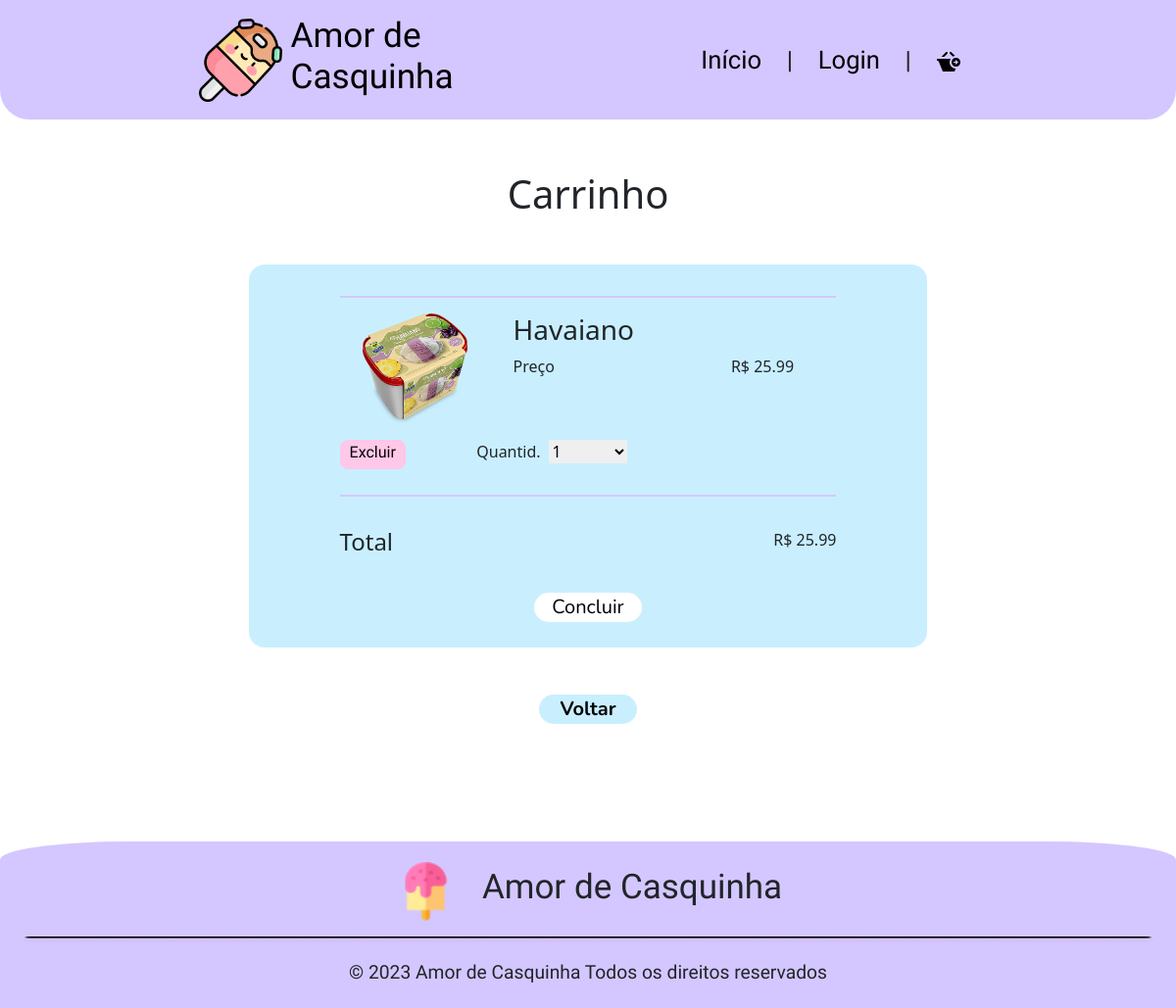
The page /app/view/carrinho.php?add=1 on the database its author committed.
### tables this page shows
CREATE TABLE `variacaoproduto` (
  `idVariacao` int(11) NOT NULL,
  `desativado` tinyint(4) DEFAULT 0,
  `nomeVariacao` varchar(255) NOT NULL,
  `precoVariacao` decimal(10,2) NOT NULL,
  `fotoVariacao` varchar(255) NOT NULL,
  `idProduto` int(11) NOT NULL
);

### app/config/database.php (called while the page is built, shortened)
<?php
    class Database {
        private $host;
        private $db;
        private $user;
        private $pass;
        private $charset;
        private $conn;
        public function __construct() {
            $env = file_get_contents(__DIR__."/.env");
            $lines = explode("\n",$env);
            $this->host = 'localhost';
            $this->db = 'db_sorveteria';
            $this->user = 'root';
            $this->pass = '';
            $this->charset = 'utf8mb4';
        }
        public function getConnection() {
            $dsn = "mysql:host={$this->host};dbname={$this->db};charset={$this->charset}";
            $options = [
                PDO::ATTR_ERRMODE            => PDO::ERRMODE_EXCEPTION,
                PDO::ATTR_DEFAULT_FETCH_MODE => PDO::FETCH_ASSOC,
                PDO::ATTR_EMULATE_PREPARES   => false,
            ];
            try {
                $this->conn = new PDO($dsn, $this->user, $this->pass, $options);
            } catch (PDOException $e) {
                throw new PDOException($e->getMessage(), (int)$e->getCode());
            }
            return $this->conn;
        }
}

### app/controller/carrinhoController.php (called while the page is built, shortened)
<?php
require_once '../model/Carrinho.php';
class CarrinhoController {
    private $carrinho;
    public function __construct() {
        $this->carrinho = new Carrinho();
    }
    public function adicionarProduto($variacaoId) {
        try {
            $this->carrinho->addProduto($variacaoId);
        } catch (Exception $e) {
            echo $e->getMessage();
        }
    }
    public function listarCarrinho() {
        return $this->carrinho->listarCarrinho();
    }
    public function calcularTotal() {
        return $this->carrinho->getTotal();
    }
}
?>

### app/view/carrinho.php (the view, shortened to what this page needs)
<?php
require_once '../controller/carrinhoController.php';
$carrinhoController = new CarrinhoController();
if (isset($_GET["add"])) {
    $carrinhoController->adicionarProduto($_GET["add"]);
}
$produtos = $carrinhoController->listarCarrinho();
$total = $carrinhoController->calcularTotal();
?>
<!DOCTYPE html>
<html lang="pt-br">
<head>
    <link href="https://cdn.jsdelivr.net/npm/bootstrap@5.3.2/dist/css/bootstrap.min.css" rel="stylesheet">
    <link rel="stylesheet" href="style/CabecalhoRodape.css">
    <link rel="stylesheet" href="style/carrinhoS.css">
</head>
<body>
    <?php include_once 'components/header.php'; ?>
    <main>
        <h1 class="m-auto text-center pt-4 pb-4">Carrinho</h1>
        <div class="container d-flex flex-column align-items-center">
            <form method="post" action="notaFiscal.php" class="container-fluid d-flex flex-column align-items-center conteiner1 rounded-4 mt-4 py-3 px-2">
                <?php if (!empty($produtos)): ?>
                    <?php foreach ($produtos as $produto): ?>
                        <div class="borders my-3 py-3 card-width">
                            <div class="row">
                                <div class="col col-4 c2 d-flex align-items-center justify-content-center">
                                    <img src="../images/<?= $produto['foto'] ?>" alt="<?= $produto['nome'] ?>" class="imagem">
                                </div>
                                <div class="col c3">
                                    <h3><?= $produto['nome'] ?></h3>
                                    <div class="preco d-flex flex-row justify-content-between px-2">
                                        <p>Preço</p>
                                        <span>R$ <?= $produto['preco'] ?></span>
                                    </div>
                                </div>
                            </div>
                            <div class="botao text-center d-flex justify-content-evenly mt-3 flex-row">
                                <div class="col col-3 d-flex align-items-start">
                                    <a href="?action=remove&item=<?= $produto['id'] ?>" class="btn-excluir rounded-3 text-decoration-none">Excluir</a>
                                </div>
                                <div class="col d-flex align-items-start col-7" style="margin-left: 13px;">
                                    <p>Quantid.</p>
                                    <select
                                        class="ms-2 border-0"
                                        id="select<?= $produto['id'] ?>"
                                        name="select<?= $produto['id'] ?>"
                                        onchange="updateProdutoQuantidade(<?= $produto['id'] ?>, this.value)">
                                        <?= $produto['quantidades'] ?>
                                    </select>
                                </div>
                            </div>
                        </div>
                    <?php endforeach; ?>
                    <div class="d-flex flex-row justify-content-between w-75 my-3">
                        <h4>Total</h4>
                        <p id="totalValue">R$ <?= $total ?></p>
                    </div>
                    <input class="btn-concluir fs-5 rounded-4" type="submit" value="Concluir"/>
                <?php else: ?>
                    <p>Carrinho está vazio!</p>
                <?php endif; ?>
            </form>
            <button class="voltar fs-5 fw-bold mt-5 border-0 rounded-4"><a class="text-decoration-none" href="index.php">Voltar</a></button>
        </div>
    </main>
    <?php include_once 'components/footer.php'; ?>
</body>
</html>

### app/view/style/CabecalhoRodape.css (style rules this page uses)
:root { --roxo-bebe: #D4C7FF; --Nunito: 'Nunito', sans-serif; --Agbalumo: 'Agbalumo'; }
* { padding: 0; margin: 0; }
main { padding-top: 150px; }

### app/view/style/carrinhoS.css (style rules this page uses)
:root { --roxo-bebe: #D4C7FF; --Nunito: 'Nunito', sans-serif; --Agbalumo: 'Agbalumo'; --azul-bebe: #C9EFFF; --rosa-bebe: #FFC7E8; --amarelo-bebe: #FFFAC7; --verde-bebe: #E2FFC7; }
.conteiner1 { background-color: var(--azul-bebe); width: 90%; }
.borders { border-top: 2px solid var(--roxo-bebe); border-bottom: 2px solid var(--roxo-bebe); }
.imagem { width: 70px; }
.btn-excluir { background-color: var(--rosa-bebe); font-family: var(--Agbalumo); padding: 1px 10px; height: 30px; transition: all 0.5s; -webkit-transition: all 0.5s; }
select { width: 80px; }
.btn-concluir { width: 110px; font-family: var(--Agbalumo); transition: all 0.5s; background-color: white; -webkit-transition: all 0.5s; }
.voltar { background-color: var(--azul-bebe); font-family: var(--Nunito); width: 100px; transition: all 0.5s; -webkit-transition: all 0.5s; }
a, a:visited, a:active, a:hover { color: black; }
form { display: none; }
form input[type=submit] { border-radius: 10px; border: none; font-family: var(--Nunito); margin: 10px 0; }
@media (min-width: 768px) { .imagem { width: 107px; height: 113px; border-radius: 23px; } }
@media (min-width: 768px) { .conteiner1 { width: 62%; } }
@media (min-width: 768px) { .card-width { width: 75%; } }
@media (min-width: 768px) { .c2 { max-width: 35% !important; } }
@media (min-width: 768px) { .c3 { max-width: 60% !important; } }
@media (min-width: 768px) { .botao { display: flex; justify-content: flex-start !important; } }
@media (min-width: 768px) { .preco { padding-left: 0 !important; } }

### rows shown on the page
variacaoproduto: fotoVariacao (picture), nomeVariacao "Havaiano", precoVariacao "25.99"

### other values the page prints
$total "25.99"
form field value "1"
